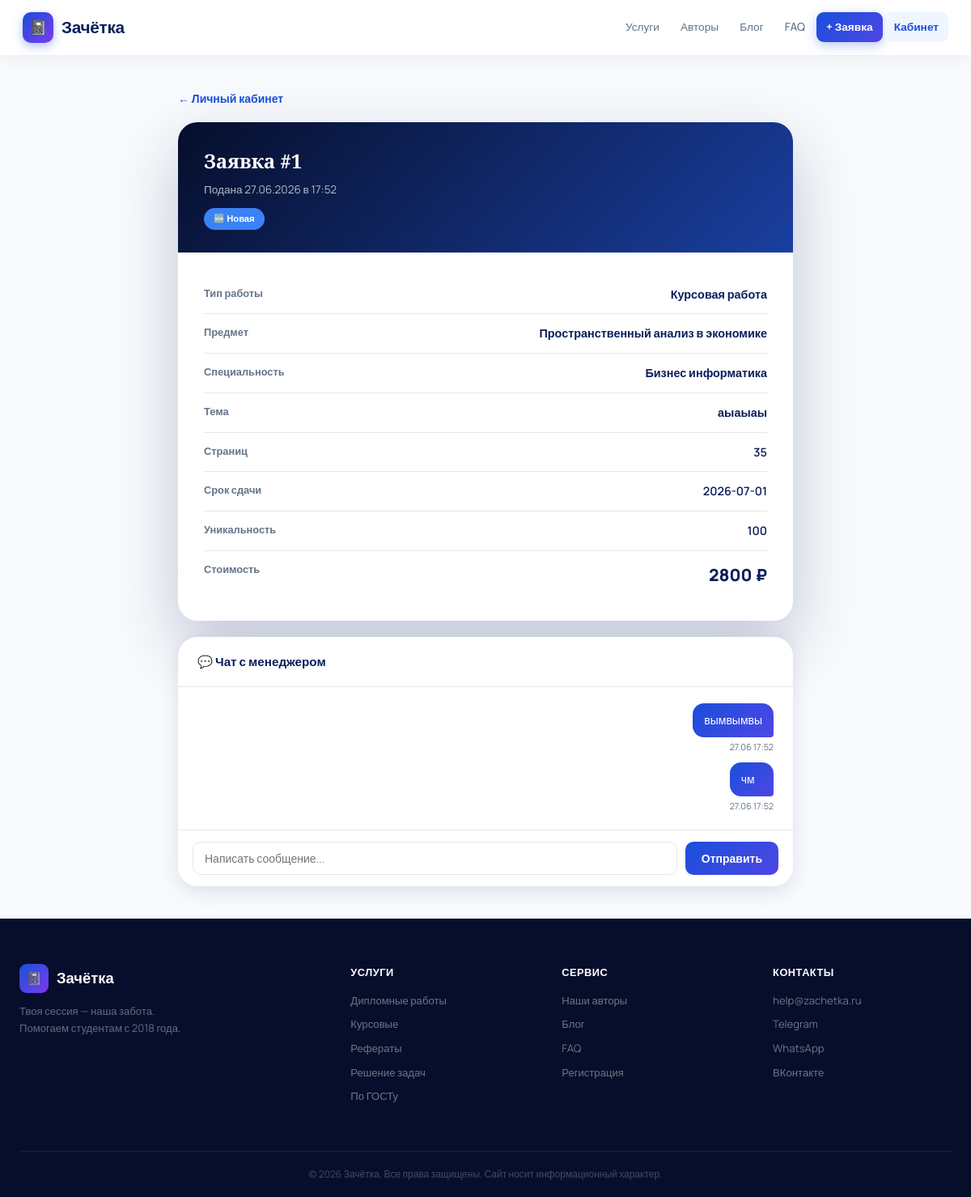
The app's page /order/1 (signed in) with its own data.
### models.py (models this page shows)
class Order(db.Model):
    id = db.Column(db.Integer, primary_key=True)
    user_id = db.Column(db.Integer, db.ForeignKey('user.id'), nullable=False)
    executor_id = db.Column(db.Integer, db.ForeignKey('user.id'), nullable=True)
    work_type = db.Column(db.String(100), nullable=False)
    subject = db.Column(db.String(200), nullable=False)
    specialty = db.Column(db.String(200))
    topic = db.Column(db.String(500), nullable=False)
    pages = db.Column(db.Integer, nullable=False)
    deadline = db.Column(db.String(50), nullable=False)
    uniqueness = db.Column(db.String(50))
    requirements = db.Column(db.Text)
    status = db.Column(db.String(50), default='Новая')
    price = db.Column(db.Float)
    paid = db.Column(db.Boolean, default=False)
    created_at = db.Column(db.DateTime, default=datetime.utcnow)
    messages = db.relationship('Message', backref='order', lazy=True)
    STATUS_MAP = {
        'Новая':       ('#3B82F6', '🆕'),
        'В работе':    ('#F59E0B', '⚙️'),
        'На проверке': ('#8B5CF6', '🔍'),
        'Правки':      ('#EF4444', '✏️'),
        'Выполнена':   ('#10B981', '✅'),
        'Отменена':    ('#6B7280', '❌'),
    }
    @property
    def status_color(self):
        return self.STATUS_MAP.get(self.status, ('#6B7280', ''))[0]
    @property
    def status_icon(self):
        return self.STATUS_MAP.get(self.status, ('#6B7280', ''))[1]

class Message(db.Model):
    id = db.Column(db.Integer, primary_key=True)
    order_id = db.Column(db.Integer, db.ForeignKey('order.id'), nullable=False)
    user_id = db.Column(db.Integer, db.ForeignKey('user.id'), nullable=False)
    text = db.Column(db.Text, nullable=False)
    created_at = db.Column(db.DateTime, default=datetime.utcnow)

### app.py (the view, shortened to what this page needs)
@app.route('/order/<int:order_id>', methods=['GET', 'POST'])
@login_required
def order_detail(order_id):
    order = Order.query.filter_by(id=order_id, user_id=current_user.id).first_or_404()
    messages = Message.query.filter_by(order_id=order.id).order_by(Message.created_at).all()
    return render_template('order_detail.html', order=order, messages=messages)

### app.py (called while the page is built)
@login_manager.user_loader
def load_user(user_id):
    return User.query.get(int(user_id))

### templates/order_detail.html (shortened to what this page needs)
{% extends "base.html" %}
{% block content %}
<div class="detail-page">
  <div class="detail-wrap">
    <a href="{{ url_for('dashboard') }}" class="btn-back">Личный кабинет</a>
    <div class="detail-card">
      <div class="detail-head">
        <h2>Заявка #{{ order.id }}</h2>
        <p style="opacity:.7;margin-top:4px;font-size:.85rem">Подана {{ order.created_at.strftime('%d.%m.%Y в %H:%M') }}</p>
        <span class="status-badge" style="background:{{ order.status_color }};margin-top:12px;display:inline-block">{{ order.status_icon }} {{ order.status }}</span>
      </div>
      <div class="detail-body">
        <div class="detail-row"><div class="detail-key">Тип работы</div><div class="detail-val">{{ order.work_type }}</div></div>
        <div class="detail-row"><div class="detail-key">Предмет</div><div class="detail-val">{{ order.subject }}</div></div>
        {% if order.specialty %}<div class="detail-row"><div class="detail-key">Специальность</div><div class="detail-val">{{ order.specialty }}</div></div>{% endif %}
        <div class="detail-row"><div class="detail-key">Тема</div><div class="detail-val" style="text-align:left">{{ order.topic }}</div></div>
        <div class="detail-row"><div class="detail-key">Страниц</div><div class="detail-val">{{ order.pages }}</div></div>
        <div class="detail-row"><div class="detail-key">Срок сдачи</div><div class="detail-val">{{ order.deadline }}</div></div>
        {% if order.uniqueness %}<div class="detail-row"><div class="detail-key">Уникальность</div><div class="detail-val">{{ order.uniqueness }}</div></div>{% endif %}
        {% if order.price %}<div class="detail-row"><div class="detail-key">Стоимость</div><div class="detail-val" style="font-size:1.3rem;font-weight:900;color:var(--blue-navy)">{{ "%.0f"|format(order.price) }} ₽</div></div>{% endif %}
      </div>
    </div>
    <div class="chat-card" style="margin-top:16px">
      <div class="chat-head">💬 Чат с менеджером</div>
      <div class="chat-messages" id="chatMsgs">
        {% for msg in messages %}
          <div class="chat-msg {% if msg.user_id == current_user.id %}mine{% else %}their{% endif %}">
            <div class="chat-bubble">{{ msg.text }}</div>
            <div class="chat-time">{{ msg.created_at.strftime('%d.%m %H:%M') }}</div>
          </div>
        {% endfor %}
      </div>
      <form class="chat-input" method="POST">
        <input type="text" name="text" placeholder="Написать сообщение..." required autocomplete="off">
        <button type="submit" class="chat-send">Отправить</button>
      </form>
    </div>
  </div>
</div>
{% endblock %}

### static/css/style.css (style rules this page uses)
:root { --blue-deep: #060E2B; --blue-navy: #0A1F5C; --blue-mid: #1A4FDB; --blue-light: #3B82F6; --blue-pale: #EFF6FF; --blue-border: #BFDBFE; --indigo: #4F46E5; --violet: #7C3AED; --accent: #F59E0B; --accent2: #EC4899; --green: #10B981; --white: #FFFFFF; --gray-bg: #F8FAFC; --gray-text: #64748B; --gray-border: #E2E8F0; --text: #0F172A; --radius: 16px; --radius-lg: 24px; --shadow-sm: 0 2px 8px rgba(10,31,92,.08); --shadow: 0 6px 24px rgba(10,31,92,.12); --shadow-lg: 0 16px 56px rgba(10,31,92,.18); --shadow-xl: 0 32px 80px rgba(10,31,92,.24); --font: 'Manrope', sans-serif; --font-d: 'Playfair Display', serif; --nav-h: 68px; }
*, *::before, *::after { box-sizing: border-box; margin: 0; padding: 0; }
html { scroll-behavior: smooth; }
body { font-family: var(--font); color: var(--text); background: var(--white); line-height: 1.65; padding-top: var(--nav-h); }
a { color: inherit; text-decoration: none; }
.status-badge { padding: 4px 12px; border-radius: 50px; font-size: .7rem; font-weight: 800; color: #fff; white-space: nowrap; }
.detail-page { min-height: calc(100vh - var(--nav-h)); background: var(--gray-bg); padding: 40px 24px; }
.detail-wrap { max-width: 760px; margin: 0 auto; }
.detail-card { background: #fff; border-radius: var(--radius-lg); box-shadow: var(--shadow-xl); overflow: hidden; margin-bottom: 20px; }
.detail-head { background: linear-gradient(135deg,var(--blue-deep),#1A3FA0); color: #fff; padding: 28px 32px; }
.detail-head h2 { font-family: var(--font-d); font-size: 1.5rem; }
.detail-body { padding: 28px 32px; }
.detail-row { display: flex; justify-content: space-between; align-items: flex-start; padding: 12px 0; border-bottom: 1px solid var(--gray-border); gap: 16px; flex-wrap: wrap; }
.detail-row:last-child { border-bottom: none; }
.detail-key { font-size: .8rem; font-weight: 700; color: var(--gray-text); min-width: 140px; }
.detail-val { font-size: .9rem; font-weight: 600; text-align: right; color: var(--blue-navy); }
.chat-card { background: #fff; border-radius: var(--radius-lg); box-shadow: var(--shadow); overflow: hidden; }
.chat-head { padding: 18px 24px; border-bottom: 1px solid var(--gray-border); font-weight: 800; color: var(--blue-navy); font-size: .95rem; }
.chat-messages { padding: 20px 24px; min-height: 120px; max-height: 320px; overflow-y: auto; display: flex; flex-direction: column; gap: 10px; }
.chat-msg { max-width: 80%; }
.chat-msg.mine { align-self: flex-end; }
.chat-bubble { padding: 10px 14px; border-radius: 14px; font-size: .875rem; line-height: 1.55; }
.chat-msg.mine .chat-bubble { background: linear-gradient(135deg,var(--blue-mid),var(--indigo)); color: #fff; border-bottom-right-radius: 4px; }
.chat-time { font-size: .68rem; color: var(--gray-text); margin-top: 3px; }
.chat-msg.mine .chat-time { text-align: right; }
.chat-input { padding: 14px 18px; border-top: 1px solid var(--gray-border); display: flex; gap: 10px; }
.chat-input input { flex: 1; padding: 10px 14px; border: 1.5px solid var(--gray-border); border-radius: 10px; font-family: var(--font); font-size: .875rem; transition: border-color .2s; }
.chat-send { background: linear-gradient(135deg,var(--blue-mid),var(--indigo)); color: #fff; border: none; padding: 10px 20px; border-radius: 10px; font-family: var(--font); font-weight: 700; font-size: .875rem; cursor: pointer; transition: all .2s; }
.btn-back { display: inline-block; margin-bottom: 18px; color: var(--blue-mid); font-weight: 700; font-size: .875rem; }
.btn-back::before { content: '← '; }

### records on screen
Order: id "1", created_at "27.06.2026 в 17:52", status_icon "🆕", status "Новая", work_type "Курсовая работа", subject "Пространственный анализ в экономике", specialty "Бизнес информатика", topic "аыаыаы", pages "35", deadline "2026-07-01", uniqueness "100", price "2800"
Message: text "вымвымвы", created_at "27.06 17:52"
Message: text "чм", created_at "27.06 17:52"
